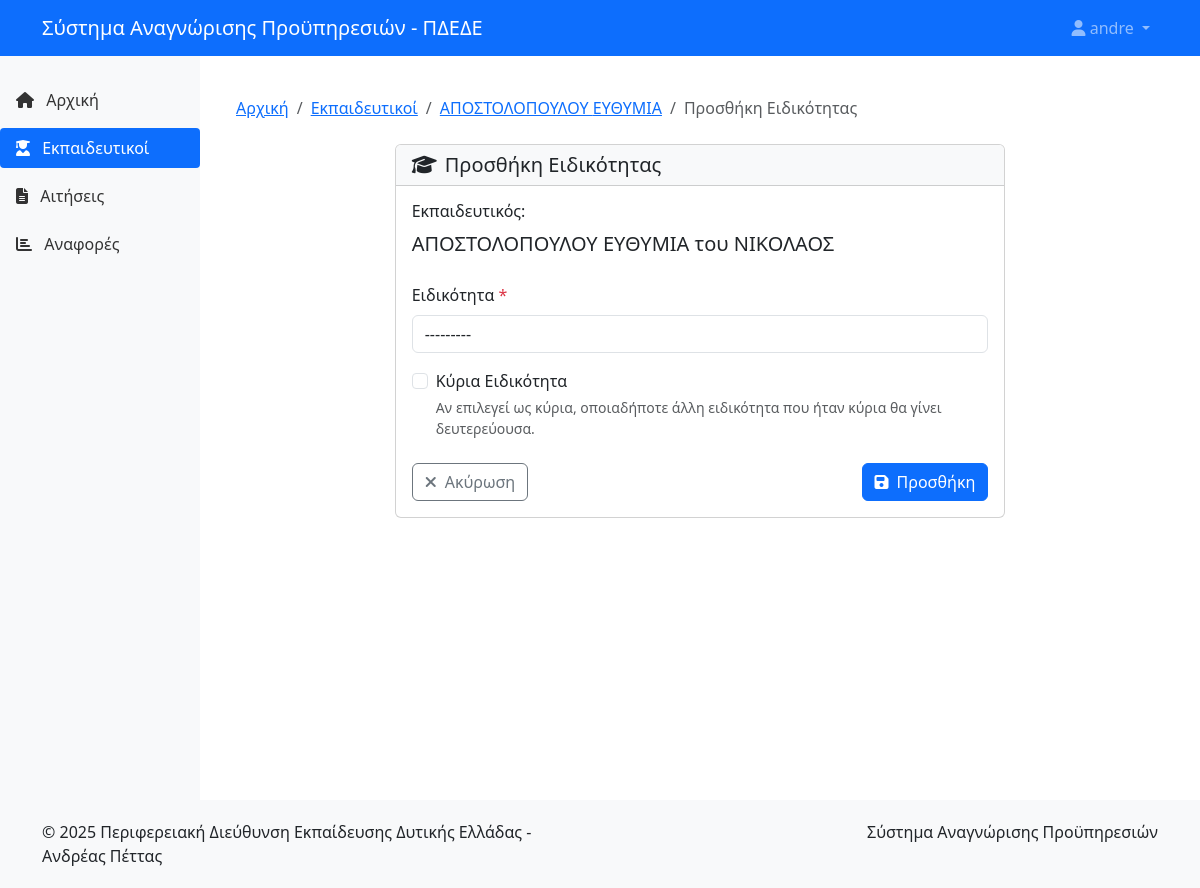
The app's page /teachers/1/add-specialty/ (signed in) with its own data.
### proipiresia/models.py (models this page shows, shortened)
class Teacher(models.Model):
    first_name = models.CharField(max_length=100, verbose_name="Όνομα")
    last_name = models.CharField(max_length=100, verbose_name="Επώνυμο")
    father_name = models.CharField(max_length=100, verbose_name="Πατρώνυμο")
    specialties = models.ManyToManyField(Specialty, through='TeacherSpecialty', verbose_name="Ειδικότητες")
    phone = models.CharField(max_length=20, blank=True, null=True, verbose_name="Τηλέφωνο")
    email = models.EmailField(blank=True, null=True, verbose_name="Email")
    class Meta:
        verbose_name = "Εκπαιδευτικός"
        verbose_name_plural = "Εκπαιδευτικοί"
        ordering = ['last_name', 'first_name']
        constraints = [
            models.UniqueConstraint(
                fields=['first_name', 'last_name', 'father_name'],
                name='unique_teacher'
            )
        ]

### proipiresia/views.py (the view)
# urls.py: path('teachers/<int:teacher_id>/add-specialty/', views.add_teacher_specialty, name='add-teacher-specialty'),
@login_required
def add_teacher_specialty(request, teacher_id):
    teacher = get_object_or_404(Teacher, pk=teacher_id)
    if request.method == 'POST':
        form = TeacherSpecialtyForm(request.POST)
        if form.is_valid():
            specialty = form.save(commit=False)
            specialty.teacher = teacher
            if specialty.is_primary:
                TeacherSpecialty.objects.filter(teacher=teacher, is_primary=True).update(is_primary=False)
            specialty.save()
            log_action(
                request,
                'CREATE',
                'TEACHER',
                teacher.id,
                new_values=json.dumps({
                    'specialty': specialty.specialty.code,
                    'is_primary': specialty.is_primary
                })
            )
            messages.success(request, f'Η ειδικότητα {specialty.specialty} προστέθηκε επιτυχώς στον εκπαιδευτικό {teacher}.')
            return redirect('teacher-detail', pk=teacher.id)
    else:
        form = TeacherSpecialtyForm()
    return render(request, 'proipiresia/teacher_specialty_form.html', {'form': form, 'teacher': teacher})

### proipiresia/forms.py
class TeacherSpecialtyForm(forms.ModelForm):
    class Meta:
        model = TeacherSpecialty
        fields = ('specialty', 'is_primary')
        widgets = {
            'specialty': forms.Select(attrs={'class': 'form-control'}),
            'is_primary': forms.CheckboxInput(attrs={'class': 'form-check-input'}),
        }

### proipiresia/models.py (called while the page is built)
    def __str__(self):
        return f"{self.code} - {self.description}"

### proipiresia/templates/proipiresia/teacher_specialty_form.html (shortened to what this page needs)
{% extends 'proipiresia/base.html' %}
{% block content %}
<div class="container py-4">
    <nav aria-label="breadcrumb" class="mb-4">
        <ol class="breadcrumb">
            <li class="breadcrumb-item"><a href="{% url 'home' %}">Αρχική</a></li>
            <li class="breadcrumb-item"><a href="{% url 'teacher-list' %}">Εκπαιδευτικοί</a></li>
            <li class="breadcrumb-item"><a href="{% url 'teacher-detail' teacher.id %}">{{ teacher.last_name }} {{ teacher.first_name }}</a></li>
            <li class="breadcrumb-item active" aria-current="page">Προσθήκη Ειδικότητας</li>
        </ol>
    </nav>
    <div class="row">
        <div class="col-md-8 mx-auto">
            <div class="card">
                <div class="card-header bg-light">
                    <h5 class="mb-0"><i class="fas fa-graduation-cap me-2"></i>Προσθήκη Ειδικότητας</h5>
                </div>
                <div class="card-body">
                    <div class="mb-4">
                        <h6>Εκπαιδευτικός:</h6>
                        <p class="lead">{{ teacher.last_name }} {{ teacher.first_name }} του {{ teacher.father_name }}</p>
                    </div>
                    <form method="post" novalidate>
                        <div class="mb-3">
                            <label for="{{ form.specialty.id_for_label }}" class="form-label">{{ form.specialty.label }} <span class="text-danger">*</span></label>
                            {{ form.specialty }}
                        </div>
                        <div class="mb-3 form-check">
                            {{ form.is_primary }}
                            <label class="form-check-label" for="{{ form.is_primary.id_for_label }}">
                                {{ form.is_primary.label }}
                            </label>
                            <div class="form-text">
                                Αν επιλεγεί ως κύρια, οποιαδήποτε άλλη ειδικότητα που ήταν κύρια θα γίνει δευτερεύουσα.
                            </div>
                        </div>
                        <div class="d-flex justify-content-between mt-4">
                            <a href="{% url 'teacher-detail' teacher.id %}" class="btn btn-outline-secondary">
                                <i class="fas fa-times me-2"></i>Ακύρωση
                            </a>
                            <button type="submit" class="btn btn-primary">
                                <i class="fas fa-save me-2"></i>Προσθήκη
                            </button>
                        </div>
                    </form>
                </div>
            </div>
        </div>
    </div>
</div>
{% endblock %}

### proipiresia/templates/proipiresia/base.html (shortened to what this page needs)
<!DOCTYPE html>
<html lang="el">
<head>
    <link href="https://cdn.jsdelivr.net/npm/bootstrap@5.3.0/dist/css/bootstrap.min.css" rel="stylesheet">
    <link rel="stylesheet" href="https://cdnjs.cloudflare.com/ajax/libs/font-awesome/6.4.0/css/all.min.css">
    <link rel="stylesheet" href="https://code.jquery.com/ui/1.13.2/themes/base/jquery-ui.css">
</head>
<body>
    <nav class="navbar navbar-expand-lg navbar-dark bg-primary fixed-top">
        <div class="container">
            <a class="navbar-brand" href="{% url 'home' %}">
                <span>Σύστημα Αναγνώρισης Προϋπηρεσιών - ΠΔΕΔΕ</span>
            </a>
            <div class="collapse navbar-collapse" id="navbarNav">
                <ul class="navbar-nav ms-auto">
                    {% if user.is_authenticated %}
                    <li class="nav-item dropdown">
                        <a class="nav-link dropdown-toggle" href="#" id="navbarDropdown" role="button" data-bs-toggle="dropdown" aria-expanded="false">
                            <i class="fas fa-user"></i> {{ user.get_full_name|default:user.username }}
                        </a>
                    </li>
                    {% else %}
                    <li class="nav-item">
                        <a class="nav-link" href="{% url 'login' %}"><i class="fas fa-sign-in-alt"></i> Σύνδεση</a>
                    </li>
                    {% endif %}
                </ul>
            </div>
        </div>
    </nav>
    <div class="container-fluid">
        <div class="row">
            {% if user.is_authenticated %}
            <div class="col-md-3 col-lg-2 d-md-block sidebar collapse">
                <div class="position-sticky">
                    <ul class="nav flex-column">
                        <li class="nav-item">
                            <a class="nav-link {% if request.path == '/' %}active{% endif %}" href="{% url 'home' %}">
                                <i class="fas fa-home"></i> Αρχική
                            </a>
                        </li>
                        <li class="nav-item">
                            <a class="nav-link {% if '/teachers/' in request.path %}active{% endif %}" href="{% url 'teacher-list' %}">
                                <i class="fas fa-user-graduate"></i> Εκπαιδευτικοί
                            </a>
                        </li>
                        <li class="nav-item">
                            <a class="nav-link {% if '/applications/' in request.path %}active{% endif %}" href="{% url 'application-list' %}">
                                <i class="fas fa-file-alt"></i> Αιτήσεις
                            </a>
                        </li>
                        <li class="nav-item">
                            <a class="nav-link {% if '/reports/' in request.path %}active{% endif %}" href="{% url 'generate-report' %}">
                                <i class="fas fa-chart-bar"></i> Αναφορές
                            </a>
                        </li>
                    </ul>
                </div>
            </div>
            <main class="col-md-9 ms-sm-auto col-lg-10 px-md-4 content">
            {% else %}
            <main class="col-12 content">
            {% endif %}
                <div class="mt-3">
                    {% block content %}{% endblock %}
                </div>
            </main>
        </div>
    </div>
    <footer class="footer">
        <div class="container">
            <div class="row">
                <div class="col-md-6">
                    <p class="mb-0">&copy; {% now "Y" %} Περιφερειακή Διεύθυνση Εκπαίδευσης Δυτικής Ελλάδας - Ανδρέας Πέττας</p>
                </div>
                <div class="col-md-6 text-md-end">
                    <p class="mb-0">Σύστημα Αναγνώρισης Προϋπηρεσιών</p>
                </div>
            </div>
        </div>
    </footer>
</body>
</html>

### proipiresia/templates/proipiresia/base.html (style rules this page uses)
body { padding-top: 56px; min-height: 100vh; display: flex; flex-direction: column; }
.content { flex: 1; }
.footer { margin-top: auto; padding: 20px 0; background-color: #f8f9fa; }
.sidebar { min-height: calc(100vh - 56px); background-color: #f8f9fa; padding: 20px 0; }
.sidebar .nav-link { color: #333; padding: 8px 16px; margin: 4px 0; border-radius: 4px; }
.sidebar .nav-link.active { background-color: #0d6efd; color: white; }
.sidebar .nav-link i { margin-right: 8px; }

### records on screen
Teacher: last_name "ΑΠΟΣΤΟΛΟΠΟΥΛΟΥ", first_name "ΕΥΘΥΜΙΑ", father_name "ΝΙΚΟΛΑΟΣ"

### other values on screen
{{ user.get_full_name|default:user.username }} "andre"
